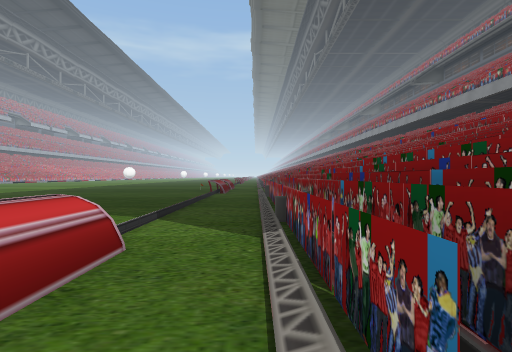
[1] (above)

16 first-person views from a walk through a scene from a Unity 3-D project. The camera is 0.62 m above the floor, looks level and sees 80° across. The floor is counted in squares, 1 m on a side. Each view is taken from the middle of a square. On the plan, view 1 faces up. The plan holds only what a view shows up to about 9 squares ahead; the rest is blank. The place goes on beyond the plan. The player is left out. Some surface patterns are stand-ins.

[2]
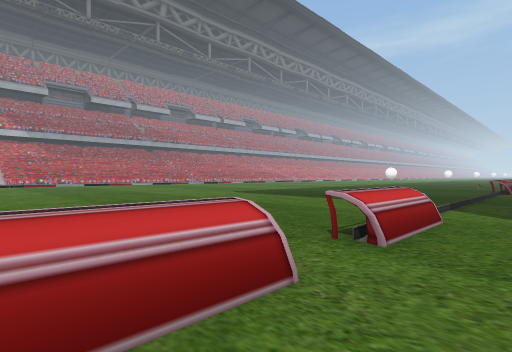

[3]
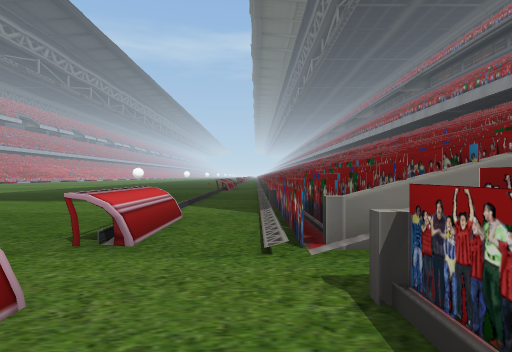

[4]
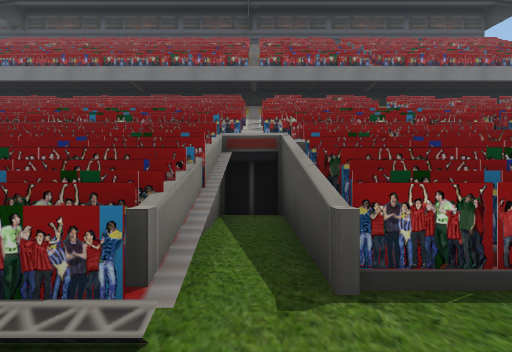

[5]
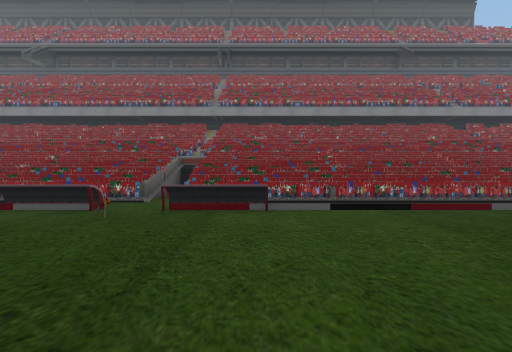

[6]
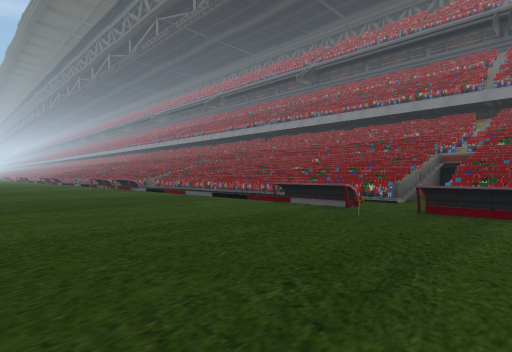

[7]
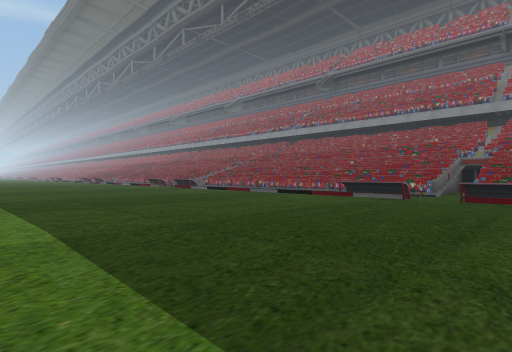

[8]
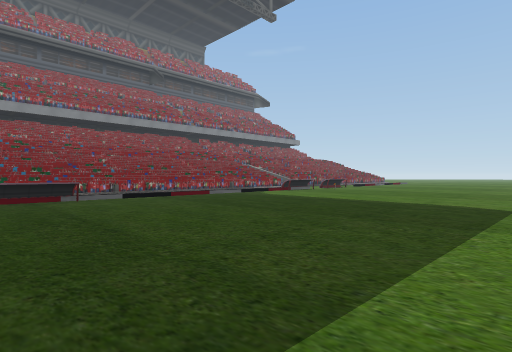

[9]
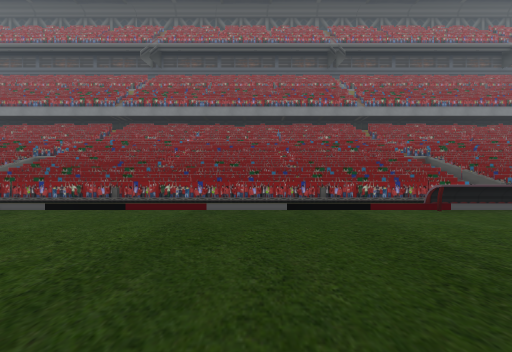

[10]
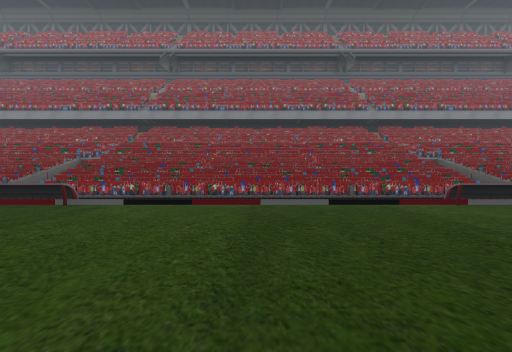

[11]
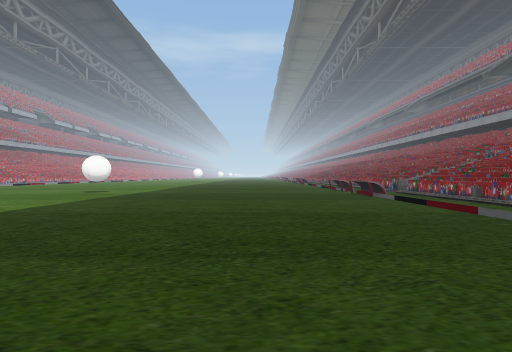

[12]
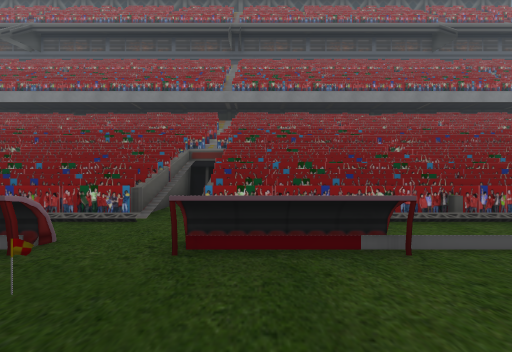

[13]
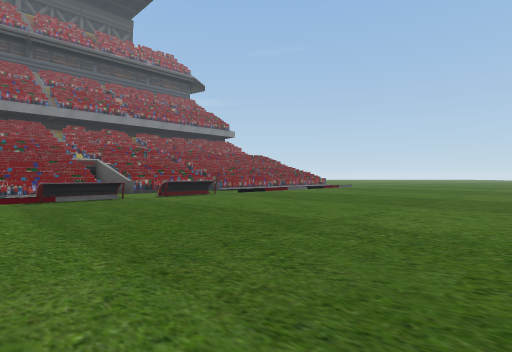

[14]
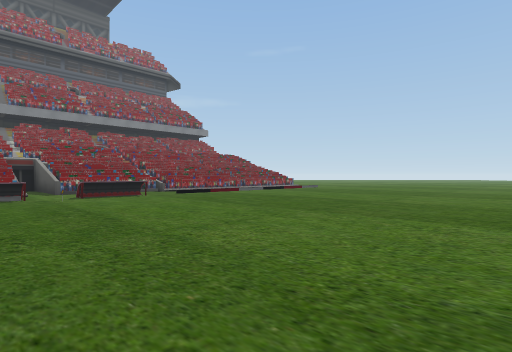

[15]
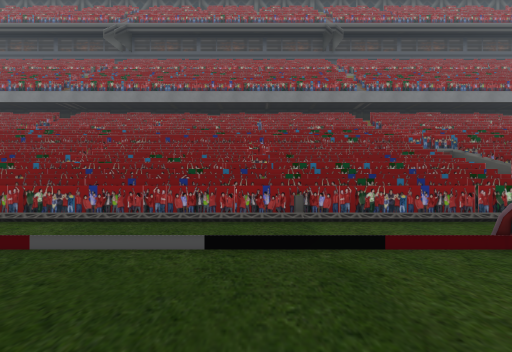

[16]
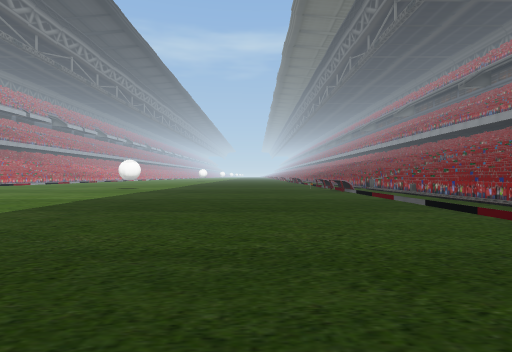

### Floor plan
Key: @ floor where view 1 was taken; # wall or solid block; x gap in a wall; . floor; / step, stairs or slope; = window, fence, low wall or low ledge; ^ raised ledge.
Columns run from 12 left of view 1 to 4 right of it. Each row starts with its distance up from view 1.
 24 ..........=^.##
 23 ............=##
 22  ............##
 21 .............##
 20 .............##
 19  ............##
 18   ..........=##
 17    ........./##
 16   ........=//##
 15   ........=^/##
 14   ........x^/####
 13   ........=./x^##
 12   ........=^/##
 11   ........=^/##
 10   ........../##
  9   ..........=##
  8   ...........##
  7    ..........##
  6    ..........##
  5    ..........##
  4   ..........=##
  3   ...........##
  2  .........=^.##
  1  .........x^.=###
  0  .........=.@...#
 -1  .........=^.=###
 -2  .........=^.##

Positions as (right, up) in squares from view 1, and headings:
1: (0, 0), facing up
2: (0, -2), facing up-left
3: (0, -2), facing up
4: (-1, 0), facing right
5: (-7, 11), facing right
6: (-7, 11), facing up-right
7: (-10, 11), facing up-right
8: (-10, 13), facing down-right
9: (-7, 19), facing right
10: (-8, 20), facing right
11: (-5, 15), facing up
12: (-4, 12), facing right
13: (-10, 4), facing down-right
14: (-11, 2), facing down-right
15: (-4, 18), facing right
16: (-5, 12), facing up
